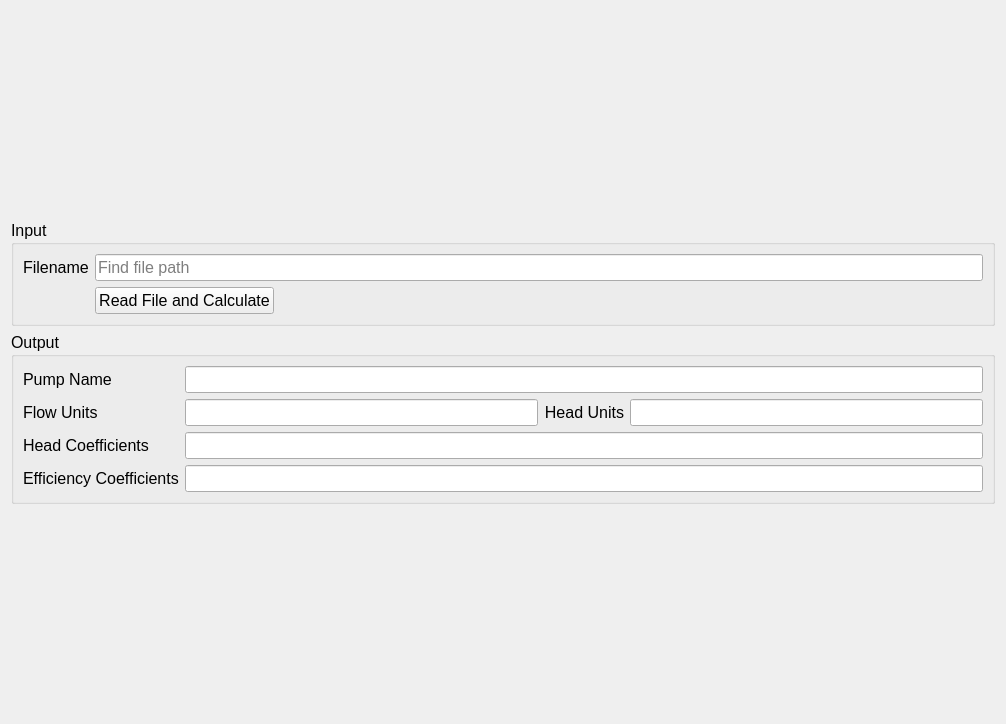
<?xml version="1.0" encoding="UTF-8"?>
<ui version="4.0">
 <class>Form</class>
 <widget class="QWidget" name="Form">
  <property name="geometry">
   <rect>
    <x>0</x>
    <y>0</y>
    <width>1006</width>
    <height>724</height>
   </rect>
  </property>
  <property name="windowTitle">
   <string>Form</string>
  </property>
  <layout class="QVBoxLayout" name="verticalLayout">
   <item>
    <layout class="QVBoxLayout" name="verticalLayout_2">
     <item>
      <widget class="QGroupBox" name="gb_Input">
       <property name="sizePolicy">
        <sizepolicy hsizetype="MinimumExpanding" vsizetype="Fixed">
         <horstretch>0</horstretch>
         <verstretch>0</verstretch>
        </sizepolicy>
       </property>
       <property name="font">
        <font>
         <pointsize>12</pointsize>
        </font>
       </property>
       <property name="title">
        <string>Input</string>
       </property>
       <layout class="QGridLayout" name="gridLayout">
        <item row="0" column="0">
         <widget class="QLabel" name="lbl_PHigh">
          <property name="sizePolicy">
           <sizepolicy hsizetype="Fixed" vsizetype="Fixed">
            <horstretch>0</horstretch>
            <verstretch>0</verstretch>
           </sizepolicy>
          </property>
          <property name="font">
           <font>
            <pointsize>12</pointsize>
           </font>
          </property>
          <property name="text">
           <string>Filename</string>
          </property>
         </widget>
        </item>
        <item row="1" column="1">
         <widget class="QPushButton" name="btn_Calculate">
          <property name="sizePolicy">
           <sizepolicy hsizetype="Fixed" vsizetype="Fixed">
            <horstretch>0</horstretch>
            <verstretch>0</verstretch>
           </sizepolicy>
          </property>
          <property name="font">
           <font>
            <pointsize>12</pointsize>
           </font>
          </property>
          <property name="text">
           <string>Read File and Calculate</string>
          </property>
         </widget>
        </item>
        <item row="0" column="1" colspan="2">
         <widget class="QLineEdit" name="le_PHigh">
          <property name="sizePolicy">
           <sizepolicy hsizetype="Preferred" vsizetype="Fixed">
            <horstretch>0</horstretch>
            <verstretch>0</verstretch>
           </sizepolicy>
          </property>
          <property name="font">
           <font>
            <pointsize>12</pointsize>
           </font>
          </property>
          <property name="text">
           <string/>
          </property>
          <property name="placeholderText">
           <string>Find file path</string>
          </property>
          <property name="clearButtonEnabled">
           <bool>true</bool>
          </property>
         </widget>
        </item>
       </layout>
      </widget>
     </item>
     <item>
      <widget class="QGroupBox" name="gb_Output">
       <property name="sizePolicy">
        <sizepolicy hsizetype="MinimumExpanding" vsizetype="Fixed">
         <horstretch>0</horstretch>
         <verstretch>0</verstretch>
        </sizepolicy>
       </property>
       <property name="font">
        <font>
         <pointsize>12</pointsize>
        </font>
       </property>
       <property name="title">
        <string>Output</string>
       </property>
       <layout class="QGridLayout" name="gridLayout_2">
        <item row="1" column="1">
         <widget class="QLineEdit" name="le_P2">
          <property name="enabled">
           <bool>true</bool>
          </property>
          <property name="font">
           <font>
            <pointsize>12</pointsize>
           </font>
          </property>
          <property name="readOnly">
           <bool>true</bool>
          </property>
         </widget>
        </item>
        <item row="1" column="0">
         <widget class="QLabel" name="label_5">
          <property name="font">
           <font>
            <pointsize>12</pointsize>
           </font>
          </property>
          <property name="text">
           <string>Flow Units</string>
          </property>
         </widget>
        </item>
        <item row="1" column="2">
         <widget class="QLabel" name="label_15">
          <property name="font">
           <font>
            <pointsize>12</pointsize>
           </font>
          </property>
          <property name="text">
           <string>Head Units</string>
          </property>
          <property name="alignment">
           <set>Qt::AlignRight|Qt::AlignTrailing|Qt::AlignVCenter</set>
          </property>
         </widget>
        </item>
        <item row="3" column="0">
         <widget class="QLabel" name="label_7">
          <property name="font">
           <font>
            <pointsize>12</pointsize>
           </font>
          </property>
          <property name="text">
           <string>Efficiency Coefficients</string>
          </property>
         </widget>
        </item>
        <item row="2" column="0">
         <widget class="QLabel" name="label_9">
          <property name="font">
           <font>
            <pointsize>12</pointsize>
           </font>
          </property>
          <property name="text">
           <string>Head Coefficients</string>
          </property>
         </widget>
        </item>
        <item row="1" column="3">
         <widget class="QLineEdit" name="le_p5">
          <property name="enabled">
           <bool>true</bool>
          </property>
          <property name="font">
           <font>
            <pointsize>12</pointsize>
           </font>
          </property>
          <property name="readOnly">
           <bool>true</bool>
          </property>
         </widget>
        </item>
        <item row="0" column="0">
         <widget class="QLabel" name="label_2">
          <property name="font">
           <font>
            <pointsize>12</pointsize>
           </font>
          </property>
          <property name="focusPolicy">
           <enum>Qt::WheelFocus</enum>
          </property>
          <property name="text">
           <string>Pump Name</string>
          </property>
         </widget>
        </item>
        <item row="0" column="1" colspan="3">
         <widget class="QLineEdit" name="le_P1">
          <property name="enabled">
           <bool>true</bool>
          </property>
          <property name="font">
           <font>
            <pointsize>12</pointsize>
           </font>
          </property>
          <property name="readOnly">
           <bool>true</bool>
          </property>
         </widget>
        </item>
        <item row="2" column="1" colspan="3">
         <widget class="QLineEdit" name="le_P3">
          <property name="enabled">
           <bool>true</bool>
          </property>
          <property name="font">
           <font>
            <pointsize>12</pointsize>
           </font>
          </property>
          <property name="readOnly">
           <bool>true</bool>
          </property>
         </widget>
        </item>
        <item row="3" column="1" colspan="3">
         <widget class="QLineEdit" name="le_P4">
          <property name="enabled">
           <bool>true</bool>
          </property>
          <property name="font">
           <font>
            <pointsize>12</pointsize>
           </font>
          </property>
          <property name="readOnly">
           <bool>true</bool>
          </property>
         </widget>
        </item>
       </layout>
      </widget>
     </item>
    </layout>
   </item>
  </layout>
 </widget>
 <resources/>
 <connections/>
</ui>
